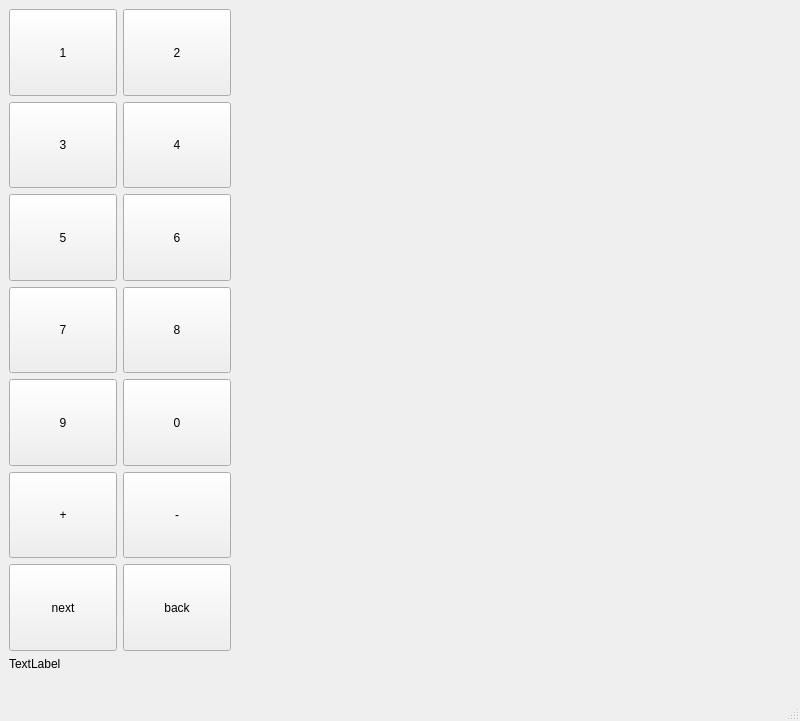
<?xml version="1.0" encoding="UTF-8"?>
<ui version="4.0">
 <class>MainWindow</class>
 <widget class="QMainWindow" name="MainWindow">
  <property name="geometry">
   <rect>
    <x>0</x>
    <y>0</y>
    <width>800</width>
    <height>721</height>
   </rect>
  </property>
  <property name="windowTitle">
   <string>MainWindow</string>
  </property>
  <widget class="QWidget" name="centralwidget">
   <property name="sizePolicy">
    <sizepolicy hsizetype="Expanding" vsizetype="Expanding">
     <horstretch>0</horstretch>
     <verstretch>0</verstretch>
    </sizepolicy>
   </property>
   <property name="minimumSize">
    <size>
     <width>240</width>
     <height>680</height>
    </size>
   </property>
   <property name="maximumSize">
    <size>
     <width>240</width>
     <height>680</height>
    </size>
   </property>
   <layout class="QVBoxLayout" name="verticalLayout_2">
    <item>
     <layout class="QGridLayout" name="gridLayout">
      <item row="3" column="0">
       <widget class="QPushButton" name="pushButton_7">
        <property name="sizePolicy">
         <sizepolicy hsizetype="Expanding" vsizetype="Expanding">
          <horstretch>0</horstretch>
          <verstretch>0</verstretch>
         </sizepolicy>
        </property>
        <property name="text">
         <string>7</string>
        </property>
       </widget>
      </item>
      <item row="1" column="0">
       <widget class="QPushButton" name="pushButton_2">
        <property name="sizePolicy">
         <sizepolicy hsizetype="Expanding" vsizetype="Expanding">
          <horstretch>0</horstretch>
          <verstretch>0</verstretch>
         </sizepolicy>
        </property>
        <property name="text">
         <string>3</string>
        </property>
       </widget>
      </item>
      <item row="5" column="0">
       <widget class="QPushButton" name="pushButton_11">
        <property name="sizePolicy">
         <sizepolicy hsizetype="Expanding" vsizetype="Expanding">
          <horstretch>0</horstretch>
          <verstretch>0</verstretch>
         </sizepolicy>
        </property>
        <property name="text">
         <string>+</string>
        </property>
       </widget>
      </item>
      <item row="3" column="1">
       <widget class="QPushButton" name="pushButton_8">
        <property name="sizePolicy">
         <sizepolicy hsizetype="Expanding" vsizetype="Expanding">
          <horstretch>0</horstretch>
          <verstretch>0</verstretch>
         </sizepolicy>
        </property>
        <property name="text">
         <string>8</string>
        </property>
       </widget>
      </item>
      <item row="5" column="1">
       <widget class="QPushButton" name="pushButton_12">
        <property name="sizePolicy">
         <sizepolicy hsizetype="Expanding" vsizetype="Expanding">
          <horstretch>0</horstretch>
          <verstretch>0</verstretch>
         </sizepolicy>
        </property>
        <property name="text">
         <string>-</string>
        </property>
       </widget>
      </item>
      <item row="2" column="0">
       <widget class="QPushButton" name="pushButton_5">
        <property name="sizePolicy">
         <sizepolicy hsizetype="Expanding" vsizetype="Expanding">
          <horstretch>0</horstretch>
          <verstretch>0</verstretch>
         </sizepolicy>
        </property>
        <property name="text">
         <string>5</string>
        </property>
       </widget>
      </item>
      <item row="0" column="0">
       <widget class="QPushButton" name="pushButton">
        <property name="sizePolicy">
         <sizepolicy hsizetype="Expanding" vsizetype="Expanding">
          <horstretch>0</horstretch>
          <verstretch>0</verstretch>
         </sizepolicy>
        </property>
        <property name="text">
         <string>1</string>
        </property>
       </widget>
      </item>
      <item row="4" column="1">
       <widget class="QPushButton" name="pushButton_10">
        <property name="sizePolicy">
         <sizepolicy hsizetype="Expanding" vsizetype="Expanding">
          <horstretch>0</horstretch>
          <verstretch>0</verstretch>
         </sizepolicy>
        </property>
        <property name="text">
         <string>0</string>
        </property>
       </widget>
      </item>
      <item row="4" column="0">
       <widget class="QPushButton" name="pushButton_9">
        <property name="sizePolicy">
         <sizepolicy hsizetype="Expanding" vsizetype="Expanding">
          <horstretch>0</horstretch>
          <verstretch>0</verstretch>
         </sizepolicy>
        </property>
        <property name="text">
         <string>9</string>
        </property>
       </widget>
      </item>
      <item row="1" column="1">
       <widget class="QPushButton" name="pushButton_4">
        <property name="sizePolicy">
         <sizepolicy hsizetype="Expanding" vsizetype="Expanding">
          <horstretch>0</horstretch>
          <verstretch>0</verstretch>
         </sizepolicy>
        </property>
        <property name="text">
         <string>4</string>
        </property>
       </widget>
      </item>
      <item row="0" column="1">
       <widget class="QPushButton" name="pushButton_3">
        <property name="sizePolicy">
         <sizepolicy hsizetype="Expanding" vsizetype="Expanding">
          <horstretch>0</horstretch>
          <verstretch>0</verstretch>
         </sizepolicy>
        </property>
        <property name="text">
         <string>2</string>
        </property>
       </widget>
      </item>
      <item row="2" column="1">
       <widget class="QPushButton" name="pushButton_6">
        <property name="sizePolicy">
         <sizepolicy hsizetype="Expanding" vsizetype="Expanding">
          <horstretch>0</horstretch>
          <verstretch>0</verstretch>
         </sizepolicy>
        </property>
        <property name="text">
         <string>6</string>
        </property>
       </widget>
      </item>
      <item row="6" column="0">
       <widget class="QPushButton" name="pushButton_13">
        <property name="sizePolicy">
         <sizepolicy hsizetype="Expanding" vsizetype="Expanding">
          <horstretch>0</horstretch>
          <verstretch>0</verstretch>
         </sizepolicy>
        </property>
        <property name="text">
         <string>next</string>
        </property>
       </widget>
      </item>
      <item row="6" column="1">
       <widget class="QPushButton" name="pushButton_14">
        <property name="sizePolicy">
         <sizepolicy hsizetype="Expanding" vsizetype="Expanding">
          <horstretch>0</horstretch>
          <verstretch>0</verstretch>
         </sizepolicy>
        </property>
        <property name="text">
         <string>back</string>
        </property>
       </widget>
      </item>
     </layout>
    </item>
    <item>
     <widget class="QLabel" name="label">
      <property name="maximumSize">
       <size>
        <width>1000</width>
        <height>90</height>
       </size>
      </property>
      <property name="text">
       <string>TextLabel</string>
      </property>
     </widget>
    </item>
   </layout>
  </widget>
  <widget class="QMenuBar" name="menubar">
   <property name="geometry">
    <rect>
     <x>0</x>
     <y>0</y>
     <width>800</width>
     <height>19</height>
    </rect>
   </property>
  </widget>
  <widget class="QStatusBar" name="statusbar"/>
 </widget>
 <resources/>
 <connections>
  <connection>
   <sender>pushButton</sender>
   <signal>clicked()</signal>
   <receiver>MainWindow</receiver>
   <slot>to1()</slot>
   <hints>
    <hint type="sourcelabel">
     <x>288</x>
     <y>86</y>
    </hint>
    <hint type="destinationlabel">
     <x>304</x>
     <y>117</y>
    </hint>
   </hints>
  </connection>
  <connection>
   <sender>pushButton_3</sender>
   <signal>clicked()</signal>
   <receiver>MainWindow</receiver>
   <slot>to2()</slot>
   <hints>
    <hint type="sourcelabel">
     <x>453</x>
     <y>88</y>
    </hint>
    <hint type="destinationlabel">
     <x>516</x>
     <y>118</y>
    </hint>
   </hints>
  </connection>
  <connection>
   <sender>pushButton_2</sender>
   <signal>clicked()</signal>
   <receiver>MainWindow</receiver>
   <slot>to3()</slot>
   <hints>
    <hint type="sourcelabel">
     <x>178</x>
     <y>155</y>
    </hint>
    <hint type="destinationlabel">
     <x>228</x>
     <y>211</y>
    </hint>
   </hints>
  </connection>
  <connection>
   <sender>pushButton_4</sender>
   <signal>clicked()</signal>
   <receiver>MainWindow</receiver>
   <slot>to4()</slot>
   <hints>
    <hint type="sourcelabel">
     <x>467</x>
     <y>173</y>
    </hint>
    <hint type="destinationlabel">
     <x>546</x>
     <y>211</y>
    </hint>
   </hints>
  </connection>
  <connection>
   <sender>pushButton_5</sender>
   <signal>clicked()</signal>
   <receiver>MainWindow</receiver>
   <slot>to5()</slot>
   <hints>
    <hint type="sourcelabel">
     <x>91</x>
     <y>248</y>
    </hint>
    <hint type="destinationlabel">
     <x>163</x>
     <y>302</y>
    </hint>
   </hints>
  </connection>
  <connection>
   <sender>pushButton_6</sender>
   <signal>clicked()</signal>
   <receiver>MainWindow</receiver>
   <slot>to6()</slot>
   <hints>
    <hint type="sourcelabel">
     <x>437</x>
     <y>261</y>
    </hint>
    <hint type="destinationlabel">
     <x>524</x>
     <y>302</y>
    </hint>
   </hints>
  </connection>
  <connection>
   <sender>pushButton_7</sender>
   <signal>clicked()</signal>
   <receiver>MainWindow</receiver>
   <slot>to7()</slot>
   <hints>
    <hint type="sourcelabel">
     <x>67</x>
     <y>366</y>
    </hint>
    <hint type="destinationlabel">
     <x>130</x>
     <y>394</y>
    </hint>
   </hints>
  </connection>
  <connection>
   <sender>pushButton_8</sender>
   <signal>clicked()</signal>
   <receiver>MainWindow</receiver>
   <slot>to8()</slot>
   <hints>
    <hint type="sourcelabel">
     <x>437</x>
     <y>352</y>
    </hint>
    <hint type="destinationlabel">
     <x>515</x>
     <y>395</y>
    </hint>
   </hints>
  </connection>
  <connection>
   <sender>pushButton_9</sender>
   <signal>clicked()</signal>
   <receiver>MainWindow</receiver>
   <slot>to9()</slot>
   <hints>
    <hint type="sourcelabel">
     <x>72</x>
     <y>447</y>
    </hint>
    <hint type="destinationlabel">
     <x>172</x>
     <y>486</y>
    </hint>
   </hints>
  </connection>
  <connection>
   <sender>pushButton_10</sender>
   <signal>clicked()</signal>
   <receiver>MainWindow</receiver>
   <slot>to0()</slot>
   <hints>
    <hint type="sourcelabel">
     <x>451</x>
     <y>434</y>
    </hint>
    <hint type="destinationlabel">
     <x>563</x>
     <y>486</y>
    </hint>
   </hints>
  </connection>
  <connection>
   <sender>pushButton_11</sender>
   <signal>clicked()</signal>
   <receiver>MainWindow</receiver>
   <slot>plus()</slot>
   <hints>
    <hint type="sourcelabel">
     <x>89</x>
     <y>548</y>
    </hint>
    <hint type="destinationlabel">
     <x>255</x>
     <y>579</y>
    </hint>
   </hints>
  </connection>
  <connection>
   <sender>pushButton_12</sender>
   <signal>clicked()</signal>
   <receiver>MainWindow</receiver>
   <slot>minus()</slot>
   <hints>
    <hint type="sourcelabel">
     <x>465</x>
     <y>540</y>
    </hint>
    <hint type="destinationlabel">
     <x>631</x>
     <y>579</y>
    </hint>
   </hints>
  </connection>
  <connection>
   <sender>pushButton_13</sender>
   <signal>clicked()</signal>
   <receiver>MainWindow</receiver>
   <slot>next()</slot>
   <hints>
    <hint type="sourcelabel">
     <x>67</x>
     <y>610</y>
    </hint>
    <hint type="destinationlabel">
     <x>250</x>
     <y>672</y>
    </hint>
   </hints>
  </connection>
  <connection>
   <sender>pushButton_14</sender>
   <signal>clicked()</signal>
   <receiver>MainWindow</receiver>
   <slot>back()</slot>
   <hints>
    <hint type="sourcelabel">
     <x>425</x>
     <y>641</y>
    </hint>
    <hint type="destinationlabel">
     <x>649</x>
     <y>670</y>
    </hint>
   </hints>
  </connection>
 </connections>
 <slots>
  <slot>to1()</slot>
  <slot>to2()</slot>
  <slot>to3()</slot>
  <slot>to4()</slot>
  <slot>to5()</slot>
  <slot>to6()</slot>
  <slot>to7()</slot>
  <slot>to8()</slot>
  <slot>to9()</slot>
  <slot>to0()</slot>
  <slot>plus()</slot>
  <slot>minus()</slot>
  <slot>next()</slot>
  <slot>back()</slot>
 </slots>
</ui>
